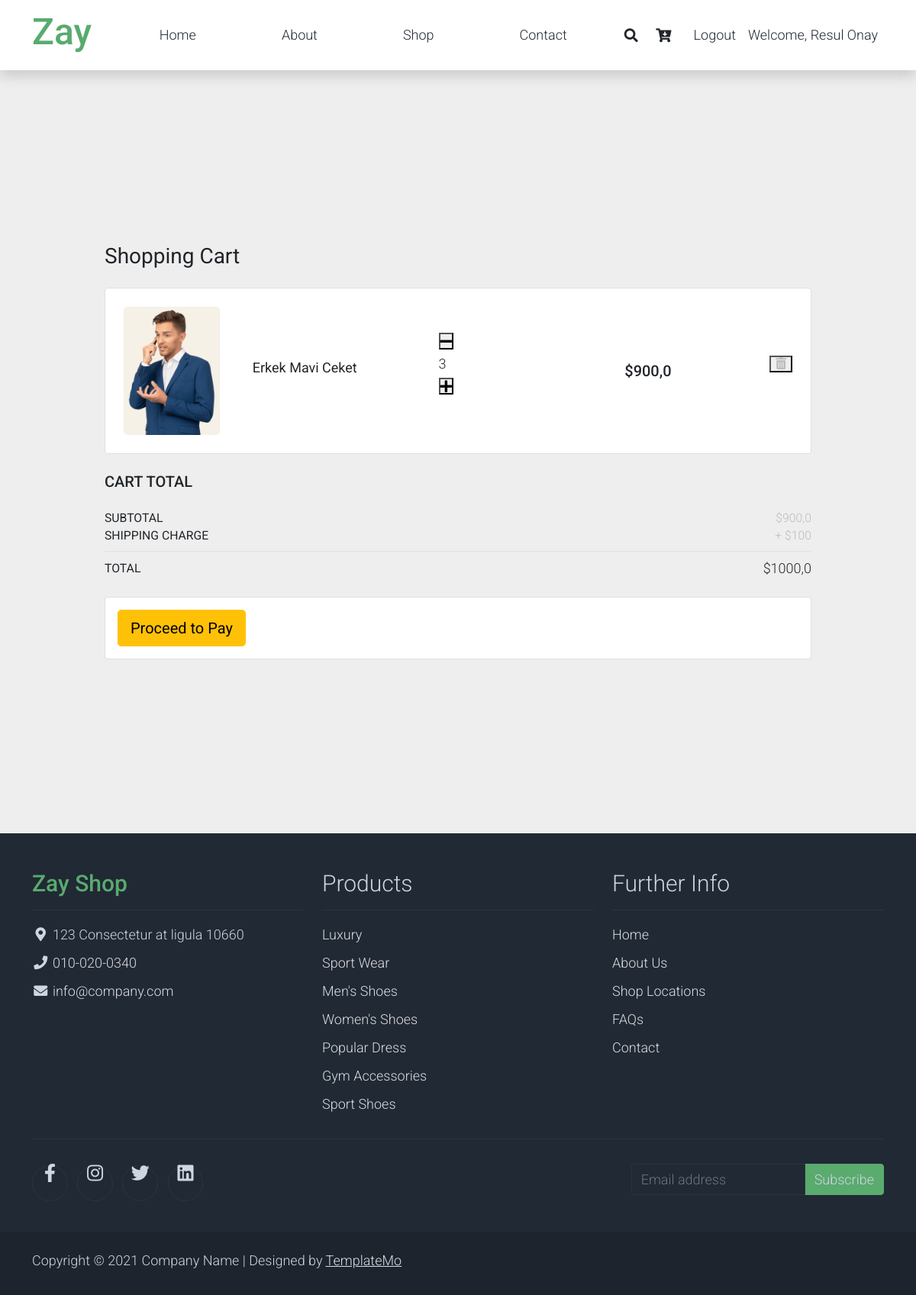
The app's page /cart/ (signed in) with its own data.
### page/models.py (models this page shows)
class CartProduct(models.Model):
    cart = models.ForeignKey(Cart, on_delete=models.CASCADE)
    product = models.ForeignKey(Product, on_delete=models.CASCADE)
    quantity = models.PositiveIntegerField(default=0)

class Product(models.Model):
    product_id = models.IntegerField(primary_key = True)
    product_name = models.CharField(max_length=255)
    product_image = models.ImageField(upload_to='media')
    product_price = models.CharField(max_length=500)
    product_url = models.URLField(blank=True)

### page/views.py (the view)
# urls.py: path('cart/',pages_views.cart, name='cart'),
def cart(request):
    cartTotal = 0
    shipping = 100
    cartCheck = Cart.objects.filter(user_id = request.user.id).count()
    if cartCheck == 0:
        newCart = Cart.objects.create(user_id = request.user.id)
    cart = Cart.objects.filter(user_id = request.user.id).first()
    cartproducts = CartProduct.objects.filter(cart_id = cart.cart_id).select_related()
    for cartProduct in cartproducts:
        cartTotal += float(cartProduct.product.product_price) * float(cartProduct.quantity)
    context = {
        'cartproducts' : cartproducts,
        'cartTotal' : cartTotal,
        'shipping' : shipping
    }
    return render(request, "cart.html", context)

### page/templatetags/calculate.py (called while the page is built)
def find_total(value, arg):
    return float(value) * float(arg)

def find_cart_total(value, arg):
    return float(value) + float(arg)

### templates/cart.html (shortened to what this page needs)
{% extends 'base.html' %}
{% load static %}
{% block content %}
<!DOCTYPE html>
<html>
<head>
  <link rel="stylesheet" href="{% static 'assets/css/bootstrap.min.css' %}">
  <link rel="stylesheet" href="{% static 'assets/css/templatemo.css' %}">
  <link rel="stylesheet" href="{% static 'assets/css/custom.css' %}">
  <link rel="stylesheet" href="{% static 'assets/css/fontawesome.min.css' %}">
</head>
<body>
  {% if cartproducts %}
  <div class="myBox">
    <section class="h-100" style="background-color: #eee;">
      <div class="container h-100 py-5">
        <div class="row d-flex justify-content-center align-items-center h-100">
          <div class="col-10">
            <div class="d-flex justify-content-between align-items-center mb-4">
              <h3 class="fw-normal mb-0 text-black">Shopping Cart</h3>
            </div>
            {% for cartproduct in cartproducts %}
            <div class="card rounded-3 mb-4">
              <div class="card-body p-4">
                <div class="row d-flex justify-content-between align-items-center">
                  <div class="col-md-2 col-lg-2 col-xl-2">
                    {% if cartproduct.product.product_image %}
                    <img src="{{ cartproduct.product.product_image.url }}" class="img-fluid rounded-3"
                      alt="{{ cartproduct.product.product_name }}">
                    {% endif %}
                  </div>
                  <div class="col-md-3 col-lg-3 col-xl-3">
                    <p class="lead fw-normal mb-2">{{ cartproduct.product.product_name }}</p>
                  </div>
                  <div class="col-md-3 col-lg-3 col-xl-2 d-flex">
                    <form method="POST" action="{% url 'set_cart_product_quantity' cart_product_id=cartproduct.id %}">
                      <div class="quantity">
                        <button name="setType" value="decrease" class="dec-btn p-0 ml-2"><i
                            class="fas fa-minus"></i></button>
                        <input class="form-control form-control-sm border-0 shadow-0 p-0" type="number"
                          value="{{ cartproduct.quantity }}" />
                        <button name="setType" value="increase" class="inc-btn p-0"><i class="fas fa-plus"></i></button>
                      </div>
                    </form>
                  </div>
                  <div class="col-md-3 col-lg-2 col-xl-2 offset-lg-1">
                    {% load calculate %}
                    <h5 class="mb-0">
                      ${{ cartproduct.product.product_price | find_total:cartproduct.quantity}}</h5>
                  </div>
                  <div class="col-md-1 col-lg-1 col-xl-1 text-end">
                    <form method="POST" action="{% url 'delete_cart_product' cart_product_id=cartproduct.id %}">
                      <button class="reset-anchor" type="submit"> <i
                          class="fas fa-trash-alt small text-muted"></i></button>
                    </form>
                  </div>
                </div>
              </div>
            </div>
            {% endfor %}
            <h5 class="text-uppercase mb-4">Cart total</h5>
            <ul class="list-unstyled mb-0">
                <li class="d-flex align-items-center justify-content-between"><strong
                        class="text-uppercase small font-weight-bold">Subtotal</strong><span
                        class="text-muted small">${{cartTotal}}</span></li>
                <li class="d-flex align-items-center justify-content-between"><strong
                        class="text-uppercase small font-weight-bold">Shipping Charge</strong><span
                        class="text-muted small">+ ${{shipping}}</span></li>
                <li class="border-bottom my-2"></li>
                <li class="d-flex align-items-center justify-content-between mb-4"><strong
                        class="text-uppercase small font-weight-bold">Total</strong><span>${{ cartTotal | find_cart_total:shipping}}</span>
                </li>
            </ul>
            <div class="card">
              <div class="card-body">
                <a href="{% url 'payment'%}">
                  <button type="button" class="btn btn-warning btn-block btn-lg">Proceed to Pay</button>
                </a>
              </div>
            </div>
          </div>
        </div>
      </div>
    </section>
  </div>
  {% else %}
  <div class="text-center py-5">
    <h3 class="mb-3">Your cart is empty.</h3>
    <a href="{% url 'home' %}"><i class="fas fa-long-arrow-alt-left mr-2"> </i>Continue shopping</a>
  </div>
  {% endif %}
</body>
</html>
{% endblock %}

### templates/header.html (shortened to what this page needs)
{% load static %}
<nav class="navbar navbar-expand-lg navbar-light shadow">
    <div class="container d-flex justify-content-between align-items-center">
        <a class="navbar-brand text-success logo h1 align-self-center" href="{% url 'index' %}">
            Zay
        </a>
        <div class="align-self-center collapse navbar-collapse flex-fill  d-lg-flex justify-content-lg-between" id="templatemo_main_nav">
            <div class="flex-fill">
                <ul class="nav navbar-nav d-flex justify-content-between mx-lg-auto">
                    <li class="nav-item">
                        <a class="nav-link" href="{% url 'index' %}">Home</a>
                    </li>
                    <li class="nav-item">
                        <a class="nav-link" href="{% url 'about' %}">About</a>
                    </li>
                    <li class="nav-item">
                        <a class="nav-link" href="{% url 'shop' %}">Shop</a>
                    </li>
                    <li class="nav-item">
                        <a class="nav-link" href="{% url 'contact' %}">Contact</a>
                    </li>
                </ul>
            </div>
            <div class="navbar align-self-center d-flex">
                <a class="nav-icon d-none d-lg-inline" href="#" data-bs-toggle="modal" data-bs-target="#templatemo_search">
                    <i class="fa fa-fw fa-search text-dark mr-2"></i>
                </a>
                <a class="nav-icon position-relative text-decoration-none" href="{% url 'cart' %}">
                    <i class="fa fa-fw fa-cart-arrow-down text-dark mr-1"></i>
                </a>
                <ul class="navbar-nav ms-auto">
                    {% if user.is_authenticated %}
                        <li class="nav-item">
                            <a class="nav-link" href="{% url 'logout' %}"> Logout </a>
                        </li>
                        <li class="nav-item">
                            <a class="nav-link" href="#"> Welcome, {{user.get_full_name|title }} </a>
                        </li>
                    {% endif %}
                </ul>
            </div>
        </div>
    </div>
</nav>

### static/css/templatemo.css (style rules this page uses)
body, ul, li, p, a, label, input, div { font-family: 'Roboto', sans-serif; font-size: 18px !important; font-weight: 300 !important; }
.h1 { font-family: 'Roboto', sans-serif; font-size: 48px !important; font-weight: 200 !important; }
.logo { font-weight: 500 !important; }
.text-muted { color: #bcbcbc !important; }
.text-success { color: #59ab6e !important; }
#templatemo_main_nav a { color: #212934; }
#templatemo_main_nav .navbar .nav-icon { margin-right: 20px; }
.form-control { border: 1px solid #e8e8e8; }
@media (min-width: 768px) { #templatemo_main_nav .navbar-nav { max-width: 450px; } }
@media (min-width: 992px) { #templatemo_main_nav .navbar-nav { max-width: 550px; } }

### templates/cart.html (style rules this page uses)
.myBox { height: 1000px; overflow: scroll; }

### records on screen
CartProduct: product.product_image (picture), product.product_name "Erkek Mavi Ceket", quantity "3", product.product_price|find_total "900,0"

### other values on screen
{{ user.get_full_name|title }} "Resul Onay"
{{ cartTotal }} "900,0"
{{ shipping }} "100"
{{ cartTotal | find_cart_total:shipping }} "1000,0"
